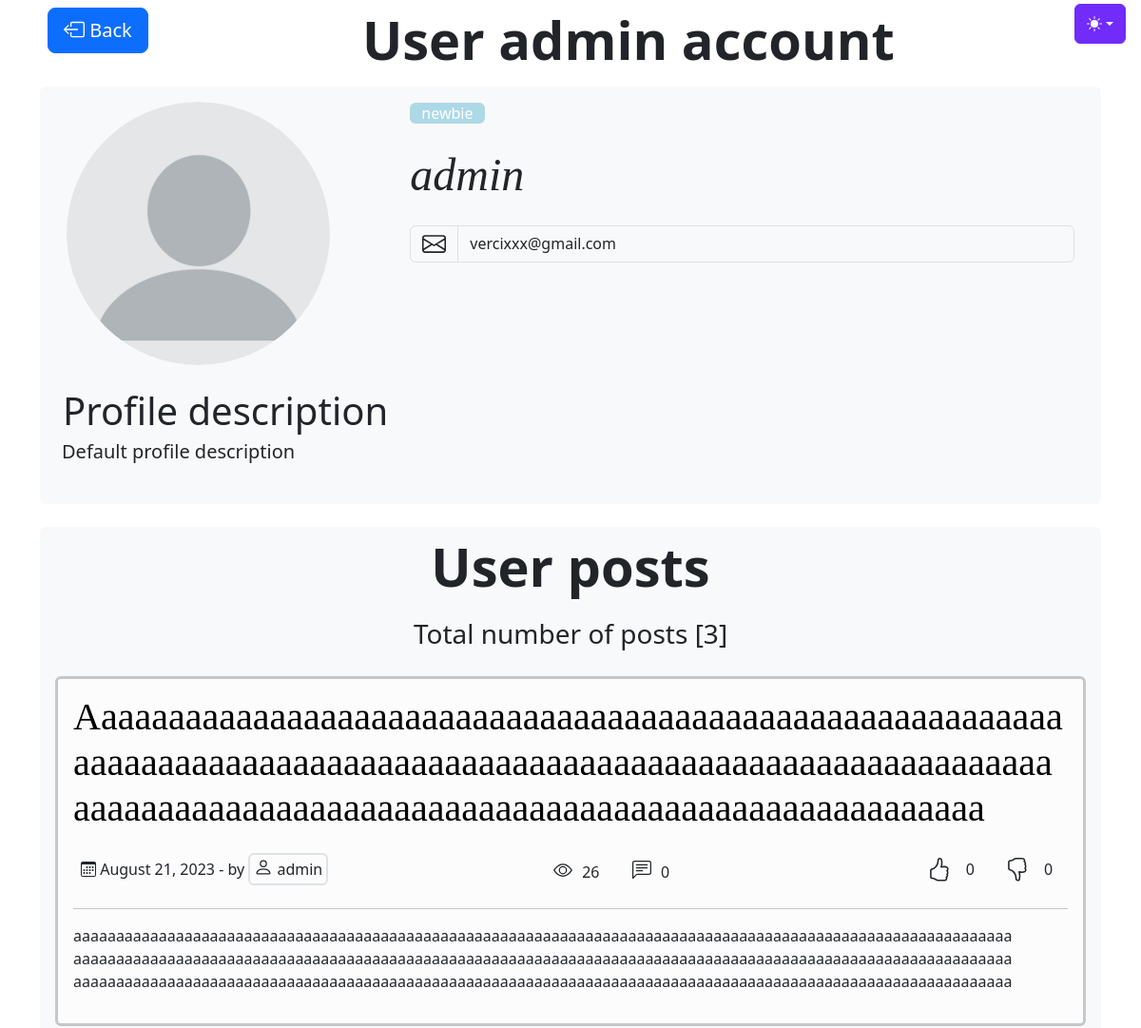
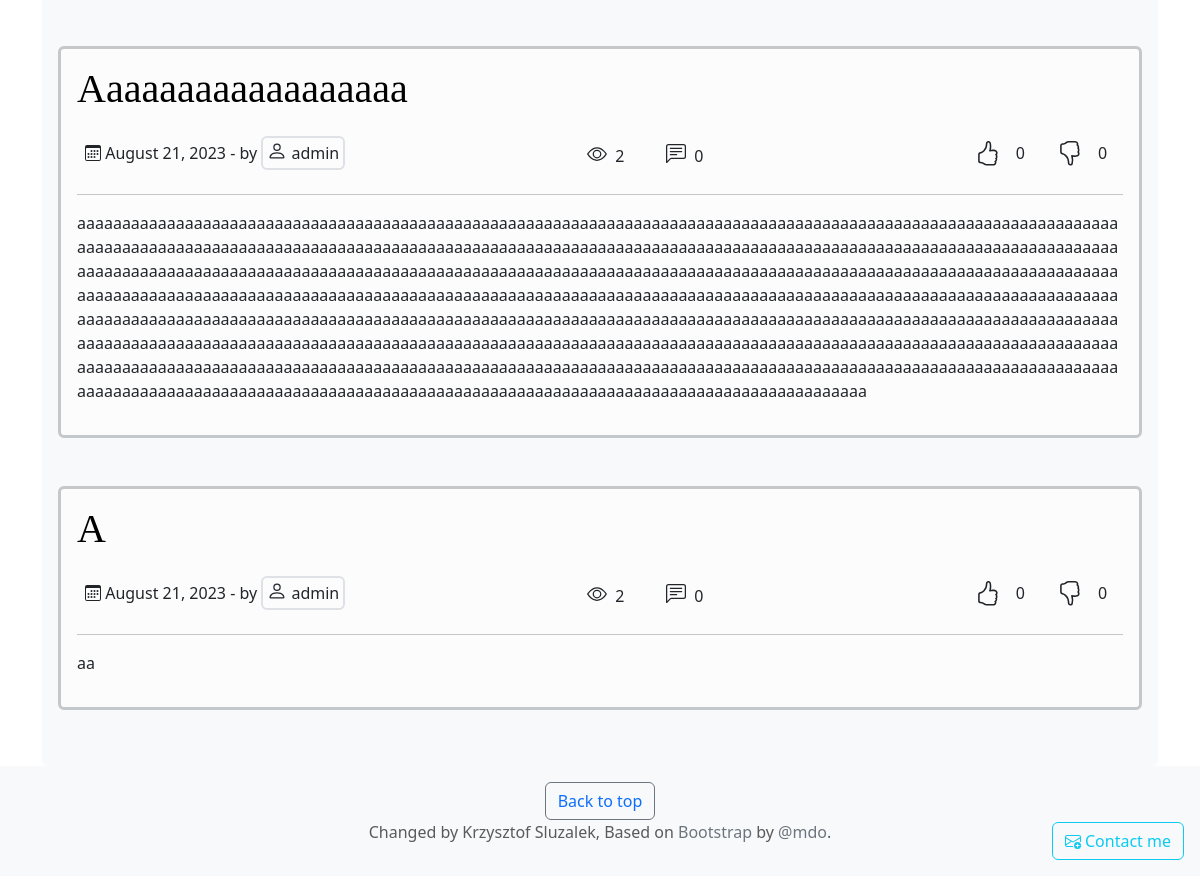
Page /user/admin/ on the earlier database version (2 pictures, top to bottom).
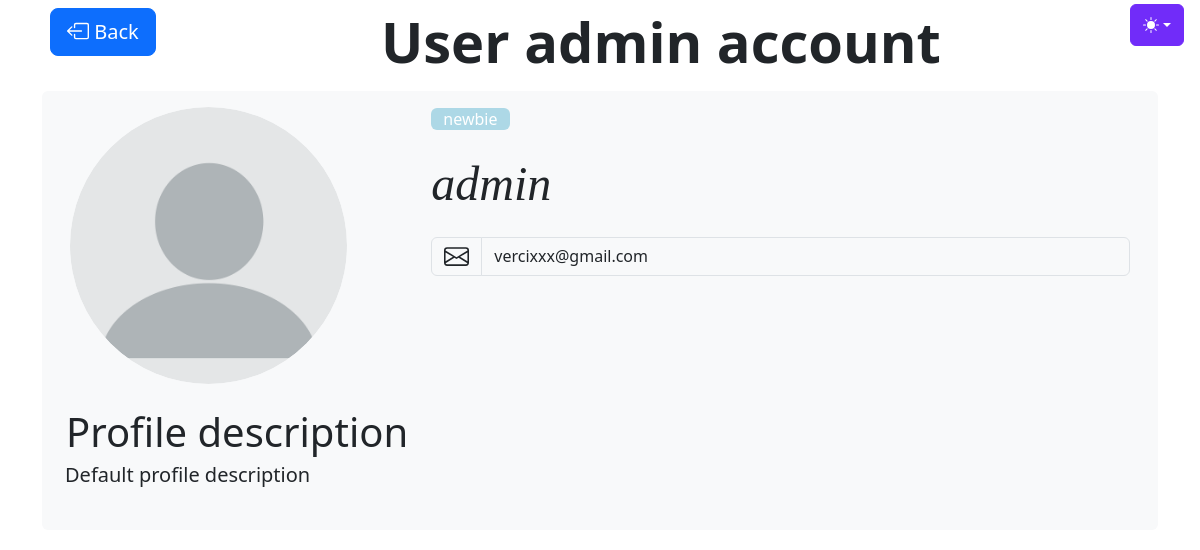
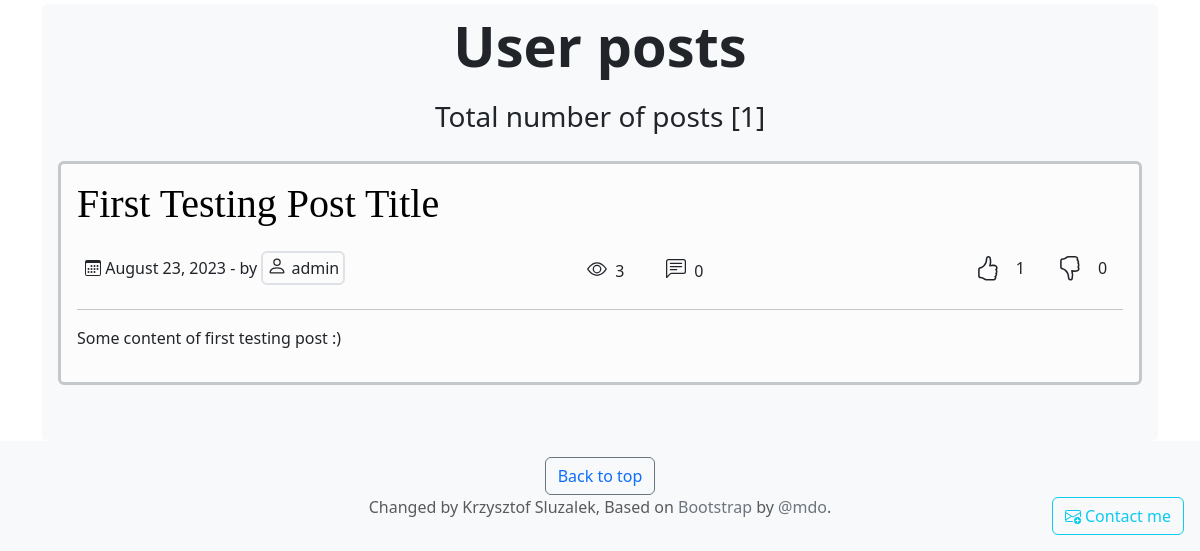
Same page on the later database version (2 pictures, top to bottom).
### users/models.py (models this page shows)
class MyUser(AbstractUser):
    profile_pic = models.ImageField(null=True,
                                    blank=True,
                                    upload_to="users_prof/",
                                    default="users_prof/default_profile_pic.png")
    user_desc = models.TextField(max_length=250, default='Default profile description')
    RANK_CHOICES = (
        ('Newbie', 'Newbie'),
        ('Junior', 'Junior'),
        ('Member', 'Member'),
        ('SeniorMember', 'SeniorMember'),
        ('Veteran', 'Veteran'),
        ('Expert', 'Expert'),
        ('Guru', 'Guru'),
        ('Moderator', 'Moderator'),
        ('Administrator', 'Administrator'),
        )
    user_rank = models.CharField(
        max_length=20,
        choices=RANK_CHOICES,
        default='newbie'
    )
    def __str__(self):
        return self.username

### posts/models.py (models this page shows)
class Post(models.Model):
    id = models.AutoField(primary_key=True)
    author = models.ForeignKey(settings.AUTH_USER_MODEL, on_delete=models.CASCADE)
    posted_date = models.DateTimeField(default=timezone.now)
    title = models.TextField()
    content = models.TextField()
    views = models.IntegerField(default=0)
    comments = models.IntegerField(default=0)
    likes = models.IntegerField(default=0)
    dislikes = models.IntegerField(default=0)
    class Meta:
        db_table = 'Post'

### users/views.py (the view)
# urls.py: path('user/<str:username>/', users_views.user_account, name="user_account"),
def user_account(request, username):
    User = get_user_model()
    user = User.objects.get(username=username)
    user_id = user.id
    posts = Post.objects.filter(author_id=user_id).order_by('-posted_date')
    bg_color = user_rank_color(user)
    data = {
        'user': user,
        'posts': posts,
        'bg_color': bg_color,
        'Comments':Comment,
        'timezone':timezone,
        'datetime':datetime,
        'thumbs':PostsThumbs,
    }
    if request.method == 'POST':
        user = request.user
        new_username = request.POST.get("username")
        new_email = request.POST.get('email')
        new_password1 = request.POST.get("password1")
        new_password2 = request.POST.get("password2")
        new_profile_pic = request.POST.get('profile_picture')
        new_user_desc = request.POST.get('user_desc')
        if new_username and new_username != user.username:
            if User.objects.filter(username=new_username).exists():
                messages.info(request, 'Username already in use, try another one!')
                return redirect('user_account', username=username)
            elif 4 <= len(new_username) <= 10:
                user.username = new_username
                messages.success(request, 'Username changed!')
            else:
                messages.success(request, 'Username length must be betwwen 4 and 10 characters')
                return redirect('user_account', username=username)
        if new_email and new_email != user.email:
            if User.objects.filter(email=new_email).exists():
                messages.info(request, 'Email already in use, try another one')
                return redirect('user_account', username=username)
            else:
                messages.success(request, 'Email changed!')
                user.email = new_email
        if new_password1:
            if new_password1 == new_password2:
                try:
                    password_validation.validate_password(new_password1, user)
                except ValidationError as e:
                    messages.info(request, ', '.join(e))
                else:
                    user.set_password(new_password1)
                    update_session_auth_hash(request, user)
                    user.save()
                    messages.info(request, 'Password changed successfully!')
            else:
                messages.info(request, "Passwords are different")
        if new_profile_pic:
            messages.success(request, 'New profile picture set')
            user.profile_pic = new_profile_pic
        if new_user_desc is not None and new_user_desc != user.user_desc:
            user.user_desc = new_user_desc
        user.save()
        return redirect('user_account', username=new_username)
    else:
        return render(request, 'user/user_account.html', data)

### static/templates/user/user_account.html (shortened to what this page needs)
{% extends 'blog/base.html' %}
{% load static %}
{% load tz %}
{% block content %}
<main class="container min-vh-100">
  <div class="d-flex">
    <div class="p-2 ">
      <button type="button" class="btn btn-primary btn-lg" id="homeButton">
        Back
      </button>
    </div>
    <div class="p-2 flex-grow-1 display-4 text-center fw-semibold mb-2">
      {% if user.is_authenticated and user == request.user %}
      Account settings
      {% else %}
      User {{user.username}} account
      {% endif %}
    </div>
  </div>
  <div class="d-flex justify-content-between gap-0 column-gap-5 p-3 rounded bg-body-tertiary mb-4">
    {% if user.is_authenticated and user == request.user %}
    <div class="container">
      <div class="row">
        <div class="col-4">
          <div class="row">
            <div class="col-md-10 mb-4">
              <div class="profile_image d-flex justify-content-center">
                <img class="img-fluid rounded-circle" src="{{ user.profile_pic.url }}" >
              </div>
            </div>
            <div class="col-md-12 px-2">
              <form method="POST" class="mx-auto mb-4">
                {% csrf_token %}
              <div class="input-group mb-2 d-flex flex-column align-items-start">
                <label for="user_desc" class="mb-1 w-100 text-center">Profile description</label>
                <textarea class="form-control bg-body-tertiary w-100 rounded" placeholder="Profile description" aria-label="With textarea"
                  name="user_desc" id="user_desc">{{ user.user_desc }}</textarea>
              </div>
            </div>
          </div>
        </div>
        <div class="col-8">
          <div class="row">
            <div class="col-md-12">
                <div class="row">
                  <div class="row-auto">
                    <span class="container rounded text-white" style="background-color: {{ bg_color }}">
                      {{ user.user_rank }}
                    </span>
                  </div>
                  <div class="row">
                  <h1 class="display-5 fst-italic my-4">
                    {{ user.username }}
                  </h1>
                  </div>
                </div>
                <div class="input-group mb-2 d-flex justify-content-start">
                  <span class="input-group-text">
                    <svg xmlns="http://www.w3.org/2000/svg" width="25" height="25" fill="currentColor" class="bi bi-person"
                      viewBox="0 0 16 16">
                      <path
                        d="M8 8a3 3 0 1 0 0-6 3 3 0 0 0 0 6Zm2-3a2 2 0 1 1-4 0 2 2 0 0 1 4 0Zm4 8c0 1-1 1-1 1H3s-1 0-1-1 1-4 6-4 6 3 6 4Zm-1-.004c-.001-.246-.154-.986-.832-1.664C11.516 10.68 10.289 10 8 10c-2.29 0-3.516.68-4.168 1.332-.678.678-.83 1.418-.832 1.664h10Z" />
                    </svg>
                  </span>
                  <input type="text" class="form-control bg-body-tertiary" name="username" value="{{ user.username }}" min='4' max="10" />
                </div>
                <div class="input-group mb-2 d-flex justify-content-start">
                  <span class="input-group-text">
                    <svg xmlns="http://www.w3.org/2000/svg" width="25" height="25" fill="currentColor"
                      class="bi bi-envelope" viewBox="0 0 16 16">
                      <path
                        d="M0 4a2 2 0 0 1 2-2h12a2 2 0 0 1 2 2v8a2 2 0 0 1-2 2H2a2 2 0 0 1-2-2V4Zm2-1a1 1 0 0 0-1 1v.217l7 4.2 7-4.2V4a1 1 0 0 0-1-1H2Zm13 2.383-4.708 2.825L15 11.105V5.383Zm-.034 6.876-5.64-3.471L8 9.583l-1.326-.795-5.64 3.47A1 1 0 0 0 2 13h12a1 1 0 0 0 .966-.741ZM1 11.105l4.708-2.897L1 5.383v5.722Z" />
                    </svg>
                  </span>
                  <input type="email" class="form-control bg-body-tertiary" name="email" value="{{ user.email }}" />
                </div>
                <div class="input-group mb-2 d-flex justify-content-start">
                  <span class="input-group-text">
                    Type new password
                  </span>
                  <input type="password" class="form-control bg-body-tertiary" name="password1" />
                </div>
                <div class="input-group mb-2 d-flex justify-content-start">
                  <span class="input-group-text">
                    Repeat new password
                  </span>
                  <input type="password" class="form-control bg-body-tertiary" name="password2" />
                </div>
                <div class="mb-3">
                  <label for="formFileSm" class="form-label fs-2">Change profile photo</label>
                  <input class="form-control form-control-sm bg-body-tertiary" id="formFileSm" name="profile_picture"
                    type="file" accept=".jpg,.png">
                </div>
                <div class="col d-flex justify-content-center align-items-center">
                  <button type="submit" class="btn btn-success btn-lg" data-bs-toggle="modal" data-bs-target="#error_modal">
                    <svg xmlns="http://www.w3.org/2000/svg" width="16" height="16" fill="currentColor"
                      class="bi bi-check-lg" viewBox="0 0 16 16">
                      <path
                        d="M12.736 3.97a.733.733 0 0 1 1.047 0c.286.289.29.756.01 1.05L7.88 12.01a.733.733 0 0 1-1.065.02L3.217 8.384a.757.757 0 0 1 0-1.06.733.733 0 0 1 1.047 0l3.052 3.093 5.4-6.425a.247.247 0 0 1 .02-.022Z" />
                    </svg>
                    Save
                  </button>
                </div>
              </form>
            </div>
          </div>
        </div>
      </div>
    </div>
    {% else %}
    <div class="container">
      <div class="row">
        <div class="col-4">
          <div class="row">
            <div class="col-md-10 mb-4">
              <div class="profile_image d-flex justify-content-center">
                <img class="img-fluid rounded-circle" src="{{ user.profile_pic.url }}" >
              </div>
            </div>
            <div class="col-md-12 px-2">
              <div class="input-group mb-2 d-flex flex-column align-items-start">
                <label for="user_desc" class="mb-1 w-100  display-6">Profile description</label>
                <p class="fs-5">
                  {{ user.user_desc }}
                </p>
              </div>
            </div>
          </div>
        </div>
        <div class="col-8">
          <div class="row">
            <div class="col-md-12">
                <div class="row">
                  <div class="row-auto">
                    <span class="container rounded text-white" style="background-color: {{ bg_color }}">
                      {{ user.user_rank }}
                    </span>
                  </div>
                  <div class="row">
                  <h1 class="display-5 fst-italic my-4">
                    {{ user.username }}
                  </h1>
                  </div>
                </div>
                <div class="input-group mb-2 d-flex justify-content-start">
                  <span class="input-group-text">
                  </span>
                  <input type="email" class="form-control bg-body-tertiary" name="email" value="{{ user.email }}" disabled/>
                </div>
            </div>
          </div>
        </div>
      </div>
    </div>
    {% endif %}
  </div>
  <div class="bg-body-tertiary rounded pb-2">
    <div class="p-2 flex-grow-1 display-4 text-center  fw-semibold">
      User posts
    </div>
    <div class="p-2 flex-grow-1 fs-3 text-center">
      Total number of posts [{{ posts|length }}]
    </div>
    {% for post in posts %}
    <article class="blog-post border border-secondary-subtle border-3 p-3 rounded m-3 mb-5 bg-light-subtle">
      <a class="link-offset-2 link-offset-3-hover link-underline link-underline-opacity-0 link-underline-opacity-75-hover text-reset"
        href="{% url 'post_view' post.id %}">
        <h2 class="display-6 link-body-emphasis mb-1 text-break text-capitalize">
          {{ post.title }}
        </h2>
      </a>
      <p class="blog-post-meta">
      <div class="d-flex justify-content-between">
        <div class="p-2">
          {{ post.posted_date|date:"F d, Y" }}
          - by
          <span class="border border-2 rounded p-1">
            {{ post.author }}
          </span>
        </div>
        <div class="p-2 d-flex align-items-center p-2">
          <div class="row ">
            <div class="col-2">
            </div>
            <div class="col-3 me-2">
              {{post.views}}
            </div>
            <div class="col-2">
            </div>
            <div class="col-3 me-2">
              {{post.comments}}
            </div>
          </div>
        </div>
        <div class="p-2 d-flex align-items-center p-2">
          <div class="row ">
            <div class="col-3">
              {% if user.is_authenticated %}
              <form id="myForm" method="post" action="{% url 'like_clicked' %}">
                {% endif %}
              </form>
            </div>
            <div class="col-3 " id="likes-counter-{{ post.id }}">
              {{post.likes}}
            </div>
            <div class="col-3">
              <form id="myForm" method="post" action="{% url 'dislike_clicked' %}">
              </form>
            </div>
            <div class="col-3 " id="dislikes-counter-{{ post.id }}">
              {{post.dislikes}}
            </div>
          </div>
        </div>
      </div>
      </p>
      <hr>
      <p class="text-break">
        {{ post.content }}
      </p>
    </article>
    {% endfor %}
  </div>
</main>
{% endblock %}

### static/templates/blog/base.html (shortened to what this page needs)
{% load static %}
{% load tz %}
<!doctype html>
<html lang="en" data-bs-theme="auto">
<head>
  <link href="{% static 'css/bootstrap.min.css' %}" rel="stylesheet">
  <link href="{% static 'css/blog.css' %}" rel="stylesheet">
</head>
<body>
  <div class="dropdown position-fixed top-2 end-0 mb-3 mt-1 me-3 bd-mode-toggle">
    <button class="btn btn-bd-primary py-2 dropdown-toggle d-flex align-items-center" id="bd-theme" type="button"
      aria-expanded="false" data-bs-toggle="dropdown" aria-label="Toggle theme (auto)">
      <svg class="bi my-1 theme-icon-active" width="1em" height="1em">
        <use href="#circle-half"></use>
      </svg>
    </button>
  </div>
  <button type="button" class="btn btn-outline-info position-fixed bottom-0 end-0 mb-3 mt-1 me-3 bd-mode-toggle"
    data-bs-toggle="modal" data-bs-target="#contact_me_modal">
    Contact me
  </button>
  {% block content %}
  {% endblock %}
  <footer class="py-3 text-center text-body-secondary bg-body-tertiary ">
    <button type="button" class="btn btn-outline-secondary decor"><a href="#" class="text-decoration-none">Back to
        top</a></button>
    <p>Changed by Krzysztof Sluzalek, Based on <a href="https://getbootstrap.com/"
        class="text-decoration-none text-secondary">Bootstrap</a> by <a href="https://twitter.com/mdo"
        class="text-decoration-none text-secondary">@mdo</a>.</p>
  </footer>
</body>
</html>

Differences in the rows shown:
removed Post: title "Aaaaaaaaaaaaaaaaaaaaaaaaaaaaaaaaaaaaaaaaaaaaaaaaaaaaaaaaaaaaaaaaaaaaaaaaaaaaaaaaaaaaaaaaaaaaaaaaaaaaaaaaaaaaaaaaaaaaaaaaaaaaaaaaaaaaaaaaaaaaaaaaaaaaaaaaaaaaaaaaaaaaaaaaaa", posted_date "August 21, 2023", author "admin", views "26", comments "0", likes "0", dislikes "0", content "aaaaaaaaaaaaaaaaaaaaaaaaaaaaaaaaaaaaaaaaaaaaaaaaaaaaaaaaaaaaaaaaaaaaaaaaaaaaaaaaaaaaaaaaaaaaaaaaaaaaaaaaaaaaaa aaaaaaaaaaaaaaaaaaaaaaaaaaaaaaaaaaaaaaaaaaaaaaaaaaaaaaaaaaaaaaaaaaaaaaaaaaaaaaaaaaaaaaaaaaaaaaaaaaaaaaaaaaaaaa aaaaaaaaaaaaaaaaaaaaaaaaaaaaaaaaaaaaaaaaaaaaaaaaaaaaaaaaaaaaaaaaaaaaaaaaaaaaaaaaaaaaaaaaaaaaaaaaaaaaaaaaaaaaaa"
removed Post: title "Aaaaaaaaaaaaaaaaaa", posted_date "August 21, 2023", author "admin", views "2", comments "0", likes "0", dislikes "0", content "aaaaaaaaaaaaaaaaaaaaaaaaaaaaaaaaaaaaaaaaaaaaaaaaaaaaaaaaaaaaaaaaaaaaaaaaaaaaaaaaaaaaaaaaaaaaaaaaaaaaaaaaaaaaaaaaaaaaaaaaaaaaaaaaaaaaaaaaaaaaaaaaaaaaaaaaaaaaaaaaaaaaaaaaaaaaaaaaaaaaaaaaaaaaaaaaaaaaaaaaaaaaaaaaaaaaaaaaaaaaaaaaaaaaaaaaaaaaaaaaaaaaaaaaaaaaaaaaaaaaaaaaaaaaaaaaaaaaaaaaaaaaaaaaaaaaaaaaaaaaaaaaaaaaaaaaaaaaaaaaaaaaaaaaaaaaaaaaaaaaaaaaaaaaaaaaaaaaaaaaaaaaaaaaaaaaaaaaaaaaaaaaaaaaaaaaaaaaaaaaaaaaaaaaaaaaaaaaaaaaaaaaaaaaaaaaaaaaaaaaaaaaaaaaaaaaaaaaaaaaaaaaaaaaaaaaaaaaaaaaaaaaaaaaaaaaaaaaaaaaaaaaaaaaaaaaaaaaaaaaaaaaaaaaaaaaaaaaaaaaaaaaaaaaaaaaaaaaaaaaaaaaaaaaaaaaaaaaaaaaaaaaaaaaaaaaaaaaaaaaaaaaaaaaaaaaaaaaaaaaaaaaaaaaaaaaaaaaaaaaaaaaaaaaaaaaaaaaaaaaaaaaaaaaaaaaaaaaaaaaaaaaaaaaaaaaaaaaaaaa…"
removed Post: title "A", posted_date "August 21, 2023", author "admin", views "2", comments "0", likes "0", dislikes "0", content "aa"
added Post: title "First Testing Post Title", posted_date "August 23, 2023", author "admin", views "3", comments "0", likes "1", dislikes "0", content "Some content of first testing post :)"
Other differences:
{{ posts|length }}: "3" → "1"
